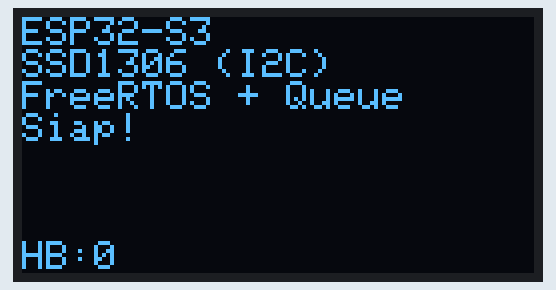
A program run on a simulated ESP32-S3. On the bench: 128×64 one-colour display.

Above: at 0.2 s.
At 0.8 s:
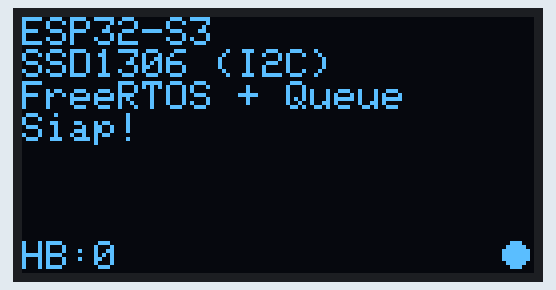
At 1.4 s:
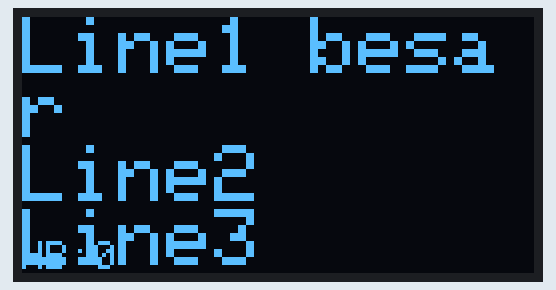
At 1.8 s:
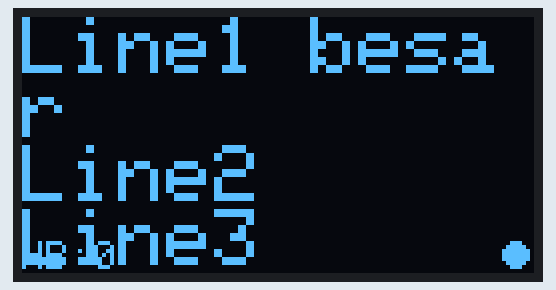
At 3.1 s:
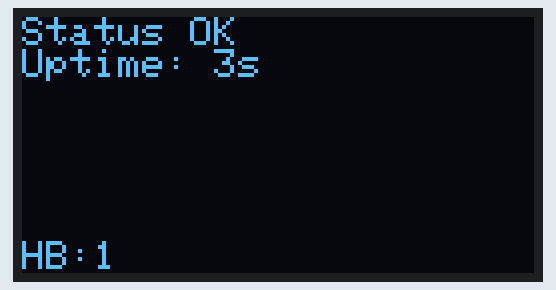
At 38.9 s:
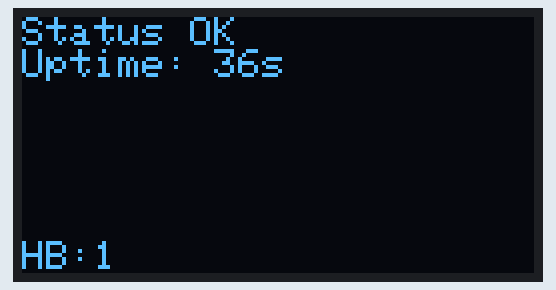

The program:

main.cpp
```cpp
// ESP32-S3 + Arduino + FreeRTOS
// OLED SSD1306 I2C (128x64) dengan task & queue untuk update tampilan

#include <Arduino.h>
#include <Wire.h>
#include <Adafruit_GFX.h>
#include <Adafruit_SSD1306.h>

// =================== Konfigurasi ===================
// Atur SDA/SCL sesuai board Anda:
constexpr int I2C_SDA_PIN   = 10;      // ganti jika perlu
constexpr int I2C_SCL_PIN   = 11;      // ganti jika perlu
constexpr uint32_t I2C_FREQ = 400000;  // 400 kHz (bisa 100 kHz jika modul sensitif)

constexpr uint8_t OLED_ADDR = 0x3C;    // alamat umum SSD1306
constexpr int OLED_W = 128;
constexpr int OLED_H = 64;

constexpr BaseType_t OLED_TASK_CORE = 1;  // pin task ke core 0/1
constexpr UBaseType_t OLED_TASK_PRIO = 3;
constexpr uint16_t    OLED_TASK_STACK = 4096; // words

// =================== Tipe & Global =================
struct OledMsg {
  // Pesan sederhana: 4 baris max, ukuran teks 1..3
  char line1[22];
  char line2[22];
  char line3[22];
  char line4[22];
  uint8_t textSize;     // skala font (1..3)
  bool invert;          // true = inverse color
};

// Queue untuk pesan layar
static QueueHandle_t oledQ = nullptr;

// Driver OLED (buffered)
static Adafruit_SSD1306 display(OLED_W, OLED_H, &Wire, -1 /*no reset pin*/);

// =================== Util: kirim pesan ke OLED =====
void oledPrint(const char* l1 = "", const char* l2 = "", const char* l3 = "", const char* l4 = "", uint8_t size = 1, bool inv = false) {
  if (!oledQ) return;
  OledMsg m{};
  strncpy(m.line1, l1, sizeof(m.line1) - 1);
  strncpy(m.line2, l2, sizeof(m.line2) - 1);
  strncpy(m.line3, l3, sizeof(m.line3) - 1);
  strncpy(m.line4, l4, sizeof(m.line4) - 1);
  m.textSize = constrain(size, 1, 3);
  m.invert = inv;
  xQueueSend(oledQ, &m, 0);
}

// =================== Task OLED =====================
void oledTask(void* pv) {
  (void)pv;

  // Init I2C & display
  Wire.begin(I2C_SDA_PIN, I2C_SCL_PIN, I2C_FREQ);
  if (!display.begin(SSD1306_SWITCHCAPVCC, OLED_ADDR, /*reset=*/false, /*periphBegin=*/false)) {
    Serial.println("SSD1306 init FAILED!");
    for (;;) vTaskDelay(portMAX_DELAY);
  }

  display.clearDisplay();
  display.setTextColor(SSD1306_WHITE);
  display.setTextSize(1);
  display.setCursor(0, 0);
  display.println(F("SSD1306 Ready"));
  display.display();

  OledMsg msg{};
  TickType_t lastBlink = xTaskGetTickCount();
  bool heartbeat = false;

  for (;;) {
    // Tampilkan pesan jika ada
    if (xQueueReceive(oledQ, &msg, pdMS_TO_TICKS(50)) == pdTRUE) {
      display.clearDisplay();

      if (msg.invert) display.invertDisplay(true);
      else            display.invertDisplay(false);

      display.setTextSize(msg.textSize);
      display.setCursor(0, 0);
      display.println(msg.line1);
      display.println(msg.line2);
      display.println(msg.line3);
      display.println(msg.line4);

      // Footer kecil: heartbeat (indikator hidup)
      display.setTextSize(1);
      display.setCursor(0, OLED_H - 8);
      display.print("HB:");
      display.print(heartbeat ? "1 " : "0 ");
      display.display();
    }

    // Heartbeat berkedip tiap 500 ms di pojok kanan bawah
    if (xTaskGetTickCount() - lastBlink >= pdMS_TO_TICKS(500)) {
      lastBlink = xTaskGetTickCount();
      heartbeat = !heartbeat;

      // gambar titik kecil tanpa mengganggu konten utama
      // (update area kecil saja)
      display.fillRect(OLED_W - 10, OLED_H - 10, 10, 10, SSD1306_BLACK);
      if (heartbeat) display.fillCircle(OLED_W - 5, OLED_H - 5, 3, SSD1306_WHITE);
      display.display();
    }
  }
}

// =================== Setup/Loop ====================
void setup() {
  Serial.begin(115200);
  delay(100);

  // Buat queue
  oledQ = xQueueCreate(8, sizeof(OledMsg));
  if (!oledQ) {
    Serial.println("Gagal membuat queue OLED!");
    for (;;) vTaskDelay(portMAX_DELAY);
  }

  // Buat task OLED
  BaseType_t ok = xTaskCreatePinnedToCore(
      oledTask,
      "OLED_Task",
      OLED_TASK_STACK,
      nullptr,
      OLED_TASK_PRIO,
      nullptr,
      OLED_TASK_CORE
  );
  if (ok != pdPASS) {
    Serial.println("Gagal membuat OLED_Task!");
  }

  // ===== Demo pesan =====
  oledPrint("ESP32-S3", "SSD1306 (I2C)", "FreeRTOS + Queue", "Siap!", 1, false);
  vTaskDelay(pdMS_TO_TICKS(1200));
  oledPrint("Line1 besar", "Line2", "Line3", "Line4", 2, false);
  vTaskDelay(pdMS_TO_TICKS(1200));
  oledPrint("Inverted", "contoh", "", "", 2, true);
}

void loop() {
  static uint32_t lastMs = 0;
  uint32_t now = millis();
  if (now - lastMs > 3000) {
    lastMs = now;
    char buf[22];
    snprintf(buf, sizeof(buf), "Uptime: %lus", now / 1000UL);
    oledPrint("Status OK", buf, "", "", 1, false);
  }

  vTaskDelay(pdMS_TO_TICKS(50));
}
```

Measured:
- what the display in image 0 shows lasts 0.5 s, from 0.2 s to 0.7 s
- what the display in image 2 shows lasts 0.5 s, from 1.3 s to 1.8 s
- what the display in image 4 shows lasts 0.8 s, from 3.0 s to 3.8 s
